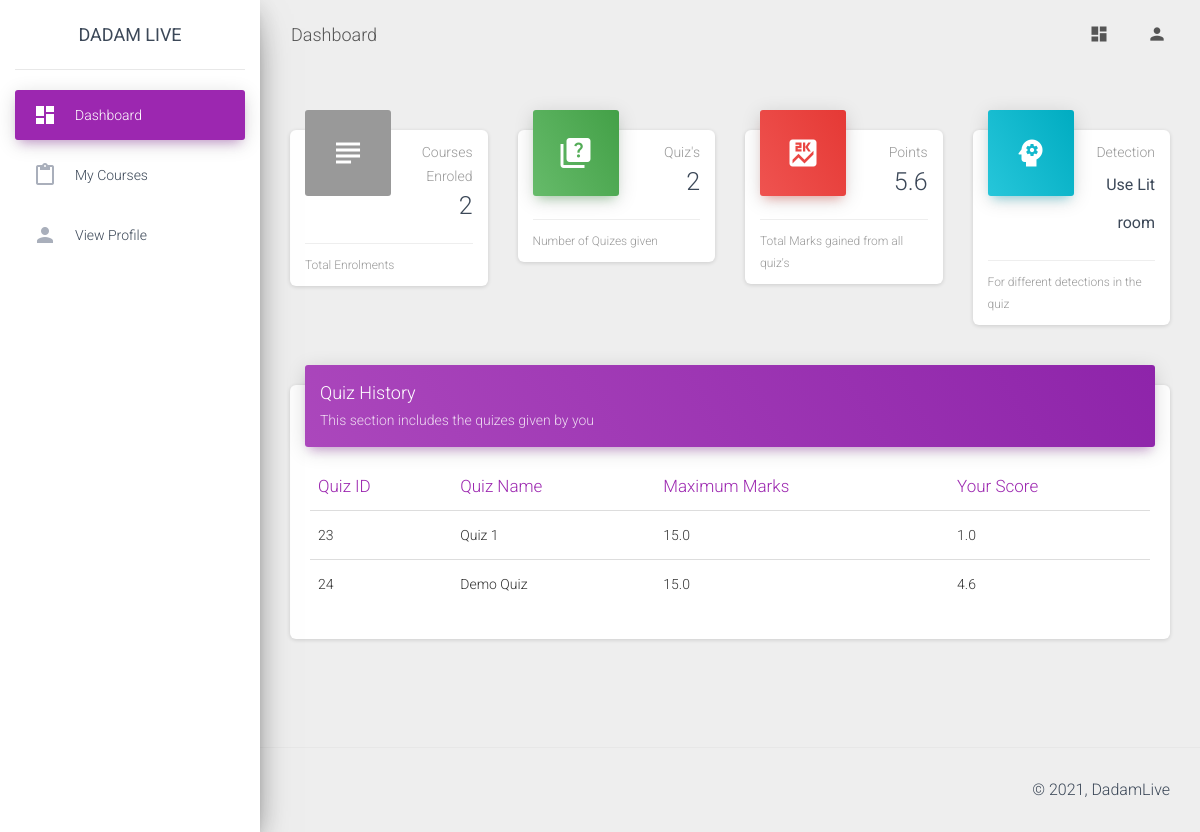
The app's page /dashboard/student/ (signed in), older data.
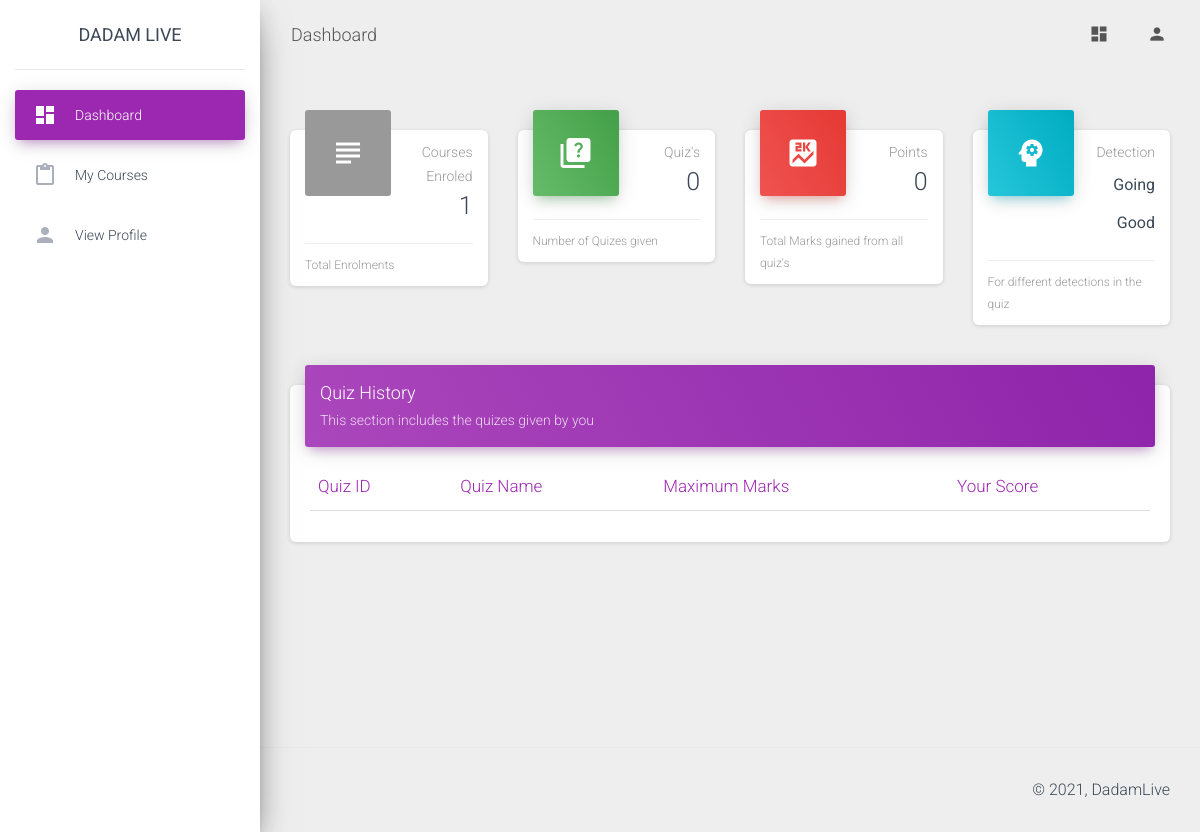
The same page, newer data.
### faculty/models.py (models this page shows, shortened)
class Submission(models.Model):
    quiz=models.ForeignKey(Quiz, on_delete=models.CASCADE, null=True, blank=True)
    user=models.ForeignKey(User, on_delete=models.CASCADE, null=True, blank=True)
    score=models.FloatField(default=0)
    submitted=models.BooleanField(default=False)
    ip_address=models.CharField(null=True, max_length=50)
    averagePlagiarism=models.FloatField(default=0)
    marks_assigned=models.BooleanField(default=False)

class Quiz(models.Model):
    course=models.ForeignKey(Course, on_delete=models.CASCADE, null=True, blank=True)
    quiz_name=models.CharField(null=True, max_length=500)
    start_date=models.DateTimeField(default=datetime.datetime.now(timezone('Asia/Kolkata')))
    end_date=models.DateTimeField(default=datetime.datetime.now(timezone('Asia/Kolkata')))
    created_on=models.DateTimeField(default=datetime.datetime.now(timezone('Asia/Kolkata')))
    quizHeld=models.BooleanField(default=False)
    hidden=models.BooleanField(default=True)
    mcqMarksGenerated=models.BooleanField(default=False)
    webDetectionDone=models.BooleanField(default=False)
    studentAnswersMatched=models.BooleanField(default=False)
    maximum_marks=models.FloatField(default=0)
    disable_previous=models.BooleanField(default=False)

### student/views.py (the view)
# urls.py: path('',views.dashboardStudent,name="dashboardStudent"),
def dashboardStudent(request):
    student=basicChecking(request)
    if student[0]==False:
        return student[1]
    student=student[1]
    enrolments=Enrolment.objects.filter(user=request.user)
    total_enrolments=enrolments.count()
    submissions=Submission.objects.filter(user=request.user)
    total_quizes_given=submissions.count()
    points=0
    no_face=0
    audio=0
    for each in submissions:
        points+=each.score
        try:
            att=IllegalAttempt.objects.get(submission=each)
            no_face+=att.noPersonDetected
            audio+=att.numberOfTimesAudioDetected
        except:
            pass
    advise="Going Good"
    if audio>10:
        advise="Reduce noise"
    if no_face>30:
        advise="Use Lit room"
    return render(request,"student/dashboard.html",context={"advise": advise, "points": points, "student": student, "total_enrolments": total_enrolments, "total_quizes_given": total_quizes_given, "submissions": submissions})

### student/views.py (called while the page is built)
def basicChecking(request):
    if request.user.is_authenticated==False:
        return [False, redirect('home')]
    try:
        info=UserInformation.objects.get(user=request.user)
        if info.userType.userTypeCode==settings.CODE_STUDENT:
            student=Student.objects.get(user=request.user)
            return [True, student]
        return [False, redirect('home')]
    except:
        return [False, redirect('home')]

### student/templates/student/dashboard.html (shortened to what the changed rows need)
{% extends 'student/base.html' %} {% load static %}
{% block main_body %}
    <div class="row">
        <div class="col-lg-3 col-md-12 col-sm-12">
          <div class="card card-stats">
            <div class="card-header card-header-alert card-header-icon">
              <div class="card-icon">
                <i class="material-icons">subject</i>
              </div>
              <p class="card-category">Courses Enroled</p>
              <h3 class="card-title">{{total_enrolments}}
              </h3>
            </div>
          </div>
        </div>
        <div class="col-lg-3 col-md-12 col-sm-12">
          <div class="card card-stats">
            <div class="card-header card-header-success card-header-icon">
              <div class="card-icon">
                <i class="material-icons">quiz</i>
              </div>
              <p class="card-category">Quiz's</p>
              <h3 class="card-title">{{total_quizes_given}}</h3>
            </div>
          </div>
        </div>
        <div class="col-lg-3 col-md-6 col-sm-6">
          <div class="card card-stats">
            <div class="card-header card-header-danger card-header-icon">
              <div class="card-icon">
                <i class="material-icons">score</i>
              </div>
              <p class="card-category">Points</p>
              <h3 class="card-title">{{points}}</h3>
            </div>
          </div>
        </div>
        <div class="col-lg-3 col-md-6 col-sm-6">
          <div class="card card-stats">
            <div class="card-header card-header-info card-header-icon">
              <h3 class="card-title"><small><small>{{advise}}</small></small></h3>
            </div>
          </div>
        </div>
      </div>
      <div class="row">
        <div class="col-lg-12 col-md-12">
          <div class="card">
            <div class="card-body table-responsive">
              <table class="table table-hover">
                <thead class="text-primary">
                  <th>Quiz ID</th>
                  <th>Quiz Name</th>
                  <th>Maximum Marks</th>
                  <th>Your Score</th>
                </thead>
                <tbody>
                  {% for each in submissions %}
                  <tr>
                    <td>{{each.quiz.id}}</td>
                    <td>{{each.quiz.quiz_name}}</td>
                    <td>{{each.quiz.maximum_marks}}</td>
                    {% if each.quiz.hidden %}
                      <td>Not Checked</td>
                    {% else %}
                      <td>{{each.score}}</td>
                    {% endif %}
                  </tr>
                  {% endfor %}
                </tbody>
              </table>
            </div>
          </div>
        </div>
      </div>
{% endblock %}

Row changes from the older to the newer data that the page shows:
removed Submission: quiz.id "23", quiz.quiz_name "Quiz 1", quiz.maximum_marks "15.0", score "1.0"
removed Submission: quiz.id "24", quiz.quiz_name "Demo Quiz", quiz.maximum_marks "15.0", score "4.6"
Text that changed along with them:
{{ total_enrolments }}: "2" → "1"
{{ total_quizes_given }}: "2" → "0"
{{ points }}: "5.6" → "0"
{{ advise }}: "Use Lit room" → "Going Good"
